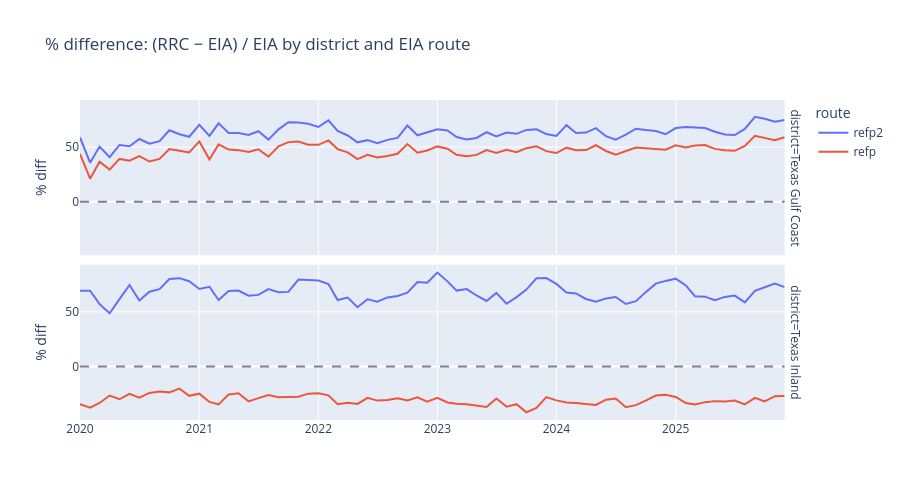

Source (notebook cell):
### Code cell
# ── % difference over time ───────────────────────────────────────────────────
fig = px.line(
    compare,
    x='period', y='pct_diff', color='route', facet_row='district',
    title='% difference: (RRC − EIA) / EIA by district and EIA route',
    labels={'pct_diff': '% diff', 'period': ''},
)
fig.add_hline(y=0, line_dash='dash', line_color='gray')
fig.update_layout(height=500, hovermode='x unified')
fig.show()

### Figure 1 — Plotly figure (JSON) as saved in the notebook; plotly's stock layout.template omitted (floating-point values rounded to 4 significant figures)
{"data": [{"hovertemplate": "route=refp2<br>district=Texas Gulf Coast<br>=%{x}<br>% diff=%{y}<extra></extra>", "legendgroup": "refp2", "line": {"color": "#636efa", "dash": "solid"}, "marker": {"symbol": "circle"}, "mode": "lines", "name": "refp2", "orientation": "v", "showlegend": true, "type": "scatter", "x": ["2020-01", "2020-02", "2020-03", "2020-04", "2020-05", "2020-06", "2020-07", "2020-08", "2020-09", "2020-10", "2020-11", "2020-12", "2021-01", "2021-02", "2021-03", "2021-04", "2021-05", "2021-06", "2021-07", "2021-08", "2021-09", "2021-10", "2021-11", "2021-12", "2022-01", "2022-02", "2022-03", "2022-04", "2022-05", "2022-06", "2022-07", "2022-08", "2022-09", "2022-10", "2022-11", "2022-12", "2023-01", "2023-02", "2023-03", "2023-04", "2023-05", "2023-06", "2023-07", "2023-08", "2023-09", "2023-10", "2023-11", "2023-12", "2024-01", "2024-02", "2024-03", "2024-04", "2024-05", "2024-06", "2024-07", "2024-08", "2024-09", "2024-10", "2024-11", "2024-12", "2025-01", "2025-02", "2025-03", "2025-04", "2025-05", "2025-06", "2025-07", "2025-08", "2025-09", "2025-10", "2025-11", "2025-12"], "xaxis": "x2", "y": [58.74, 35.76, 50.45, 40.72, 51.89, 50.77, 57.32, 53.01, 55.36, 65.36, 61.73, 59.39, 70.34, 60.19, 71.66, 62.87, 62.81, 61.05, 64.41, 56.79, 66.16, 72.73, 72.51, 71.32, 68.31, 74.34, 64.71, 60.55, 54.32, 56.3, 53.61, 56.56, 58.31, 69.57, 60.73, 63.19, 66.26, 65.11, 59.18, 56.82, 58.27, 63.52, 59.6, 63.25, 62.06, 65.65, 66.23, 61.85, 60.18, 69.96, 62.88, 63.18, 67.21, 59.9, 56.76, 61.36, 66.73, 65.47, 64.7, 61.7, 67.31, 68.25, 67.95, 67.41, 63.94, 61.48, 60.91, 66.59, 77.54, 75.83, 73.12, 74.76], "yaxis": "y2"}, {"hovertemplate": "route=refp2<br>district=Texas Inland<br>=%{x}<br>% diff=%{y}<extra></extra>", "legendgroup": "refp2", "line": {"color": "#636efa", "dash": "solid"}, "marker": {"symbol": "circle"}, "mode": "lines", "name": "refp2", "orientation": "v", "showlegend": false, "type": "scatter", "x": ["2020-01", "2020-02", "2020-03", "2020-04", "2020-05", "2020-06", "2020-07", "2020-08", "2020-09", "2020-10", "2020-11", "2020-12", "2021-01", "2021-02", "2021-03", "2021-04", "2021-05", "2021-06", "2021-07", "2021-08", "2021-09", "2021-10", "2021-11", "2021-12", "2022-01", "2022-02", "2022-03", "2022-04", "2022-05", "2022-06", "2022-07", "2022-08", "2022-09", "2022-10", "2022-11", "2022-12", "2023-01", "2023-02", "2023-03", "2023-04", "2023-05", "2023-06", "2023-07", "2023-08", "2023-09", "2023-10", "2023-11", "2023-12", "2024-01", "2024-02", "2024-03", "2024-04", "2024-05", "2024-06", "2024-07", "2024-08", "2024-09", "2024-10", "2024-11", "2024-12", "2025-01", "2025-02", "2025-03", "2025-04", "2025-05", "2025-06", "2025-07", "2025-08", "2025-09", "2025-10", "2025-11", "2025-12"], "xaxis": "x", "y": [69.21, 69.29, 57.04, 48.66, 61.63, 74.51, 60.28, 68.38, 70.67, 79.91, 80.77, 77.95, 70.86, 72.91, 60.85, 68.97, 69.38, 64.69, 65.49, 70.75, 67.93, 68.23, 79.42, 78.81, 78.67, 75.46, 60.83, 63.1, 54.27, 61.52, 59.26, 63.2, 64.54, 67.57, 77.22, 76.55, 85.86, 77.83, 69.4, 70.77, 64.92, 59.94, 67.33, 57.38, 63.43, 70.31, 80.64, 80.86, 75.48, 67.64, 66.77, 61.73, 59.33, 62.22, 63.54, 57.19, 59.73, 67.99, 75.76, 78.24, 80.28, 74.09, 64.3, 63.89, 60.63, 63.64, 64.87, 58.69, 69.23, 72.48, 75.92, 72.51], "yaxis": "y"}, {"hovertemplate": "route=refp<br>district=Texas Gulf Coast<br>=%{x}<br>% diff=%{y}<extra></extra>", "legendgroup": "refp", "line": {"color": "#EF553B", "dash": "solid"}, "marker": {"symbol": "circle"}, "mode": "lines", "name": "refp", "orientation": "v", "showlegend": true, "type": "scatter", "x": ["2020-01", "2020-02", "2020-03", "2020-04", "2020-05", "2020-06", "2020-07", "2020-08", "2020-09", "2020-10", "2020-11", "2020-12", "2021-01", "2021-02", "2021-03", "2021-04", "2021-05", "2021-06", "2021-07", "2021-08", "2021-09", "2021-10", "2021-11", "2021-12", "2022-01", "2022-02", "2022-03", "2022-04", "2022-05", "2022-06", "2022-07", "2022-08", "2022-09", "2022-10", "2022-11", "2022-12", "2023-01", "2023-02", "2023-03", "2023-04", "2023-05", "2023-06", "2023-07", "2023-08", "2023-09", "2023-10", "2023-11", "2023-12", "2024-01", "2024-02", "2024-03", "2024-04", "2024-05", "2024-06", "2024-07", "2024-08", "2024-09", "2024-10", "2024-11", "2024-12", "2025-01", "2025-02", "2025-03", "2025-04", "2025-05", "2025-06", "2025-07", "2025-08", "2025-09", "2025-10", "2025-11", "2025-12"], "xaxis": "x2", "y": [43.68, 21.08, 36.61, 29.36, 39.17, 37.51, 41.63, 36.76, 39.21, 48.1, 46.63, 44.98, 55.11, 38.71, 52.41, 47.7, 47.19, 45.41, 47.98, 41.23, 50.61, 54.49, 55.1, 52.08, 52.02, 56.04, 48.14, 45.12, 38.92, 42.97, 40.56, 41.83, 43.91, 52.79, 44.82, 46.81, 50.57, 48.44, 42.89, 41.7, 42.83, 47.3, 44.53, 47.48, 45.37, 48.98, 50.6, 46.26, 44.54, 49.42, 47.07, 47.22, 51.64, 46.41, 43.05, 46.03, 49.48, 48.91, 48.45, 47.53, 51.67, 49.53, 51.45, 51.89, 48.33, 46.97, 46.57, 50.99, 60.28, 58.07, 56.22, 58.9], "yaxis": "y2"}, {"hovertemplate": "route=refp<br>district=Texas Inland<br>=%{x}<br>% diff=%{y}<extra></extra>", "legendgroup": "refp", "line": {"color": "#EF553B", "dash": "solid"}, "marker": {"symbol": "circle"}, "mode": "lines", "name": "refp", "orientation": "v", "showlegend": false, "type": "scatter", "x": ["2020-01", "2020-02", "2020-03", "2020-04", "2020-05", "2020-06", "2020-07", "2020-08", "2020-09", "2020-10", "2020-11", "2020-12", "2021-01", "2021-02", "2021-03", "2021-04", "2021-05", "2021-06", "2021-07", "2021-08", "2021-09", "2021-10", "2021-11", "2021-12", "2022-01", "2022-02", "2022-03", "2022-04", "2022-05", "2022-06", "2022-07", "2022-08", "2022-09", "2022-10", "2022-11", "2022-12", "2023-01", "2023-02", "2023-03", "2023-04", "2023-05", "2023-06", "2023-07", "2023-08", "2023-09", "2023-10", "2023-11", "2023-12", "2024-01", "2024-02", "2024-03", "2024-04", "2024-05", "2024-06", "2024-07", "2024-08", "2024-09", "2024-10", "2024-11", "2024-12", "2025-01", "2025-02", "2025-03", "2025-04", "2025-05", "2025-06", "2025-07", "2025-08", "2025-09", "2025-10", "2025-11", "2025-12"], "xaxis": "x", "y": [-34.34, -37.39, -33.2, -26.41, -29.81, -24.94, -28.37, -24.03, -22.8, -23.5, -20.08, -26.67, -24.69, -32.25, -34.5, -25.36, -24.35, -31.68, -28.79, -25.99, -28.03, -28.09, -27.54, -24.7, -24.3, -26.26, -34.32, -32.93, -34.09, -28.44, -31.01, -30.52, -28.9, -30.88, -28.02, -32.06, -28.49, -32.77, -33.97, -34.41, -35.86, -36.85, -29.08, -36.53, -34.3, -41.65, -37.61, -27.83, -30.8, -32.73, -33.15, -33.89, -34.96, -30.22, -29.04, -37.1, -35.18, -31.01, -26.39, -25.76, -27.64, -33.27, -34.6, -32.43, -31.5, -31.85, -30.95, -34.46, -28.54, -31.82, -26.94, -26.93], "yaxis": "y"}], "layout": {"annotations": [{"showarrow": false, "text": "district=Texas Inland", "textangle": 90, "x": 0.98, "xanchor": "left", "xref": "paper", "y": 0.2425, "yanchor": "middle", "yref": "paper"}, {"showarrow": false, "text": "district=Texas Gulf Coast", "textangle": 90, "x": 0.98, "xanchor": "left", "xref": "paper", "y": 0.7575, "yanchor": "middle", "yref": "paper"}], "height": 500, "hovermode": "x unified", "legend": {"title": {"text": "route"}, "tracegroupgap": 0}, "shapes": [{"line": {"color": "gray", "dash": "dash"}, "type": "line", "x0": 0, "x1": 1, "xref": "x domain", "y0": 0, "y1": 0, "yref": "y"}, {"line": {"color": "gray", "dash": "dash"}, "type": "line", "x0": 0, "x1": 1, "xref": "x2 domain", "y0": 0, "y1": 0, "yref": "y2"}], "title": {"text": "% difference: (RRC − EIA) / EIA by district and EIA route"}, "xaxis": {"anchor": "y", "domain": [0, 0.98], "title": {"text": ""}}, "xaxis2": {"anchor": "y2", "domain": [0, 0.98], "matches": "x", "showticklabels": false}, "yaxis": {"anchor": "x", "domain": [0, 0.485], "title": {"text": "% diff"}}, "yaxis2": {"anchor": "x2", "domain": [0.515, 1], "matches": "y", "title": {"text": "% diff"}}}}
